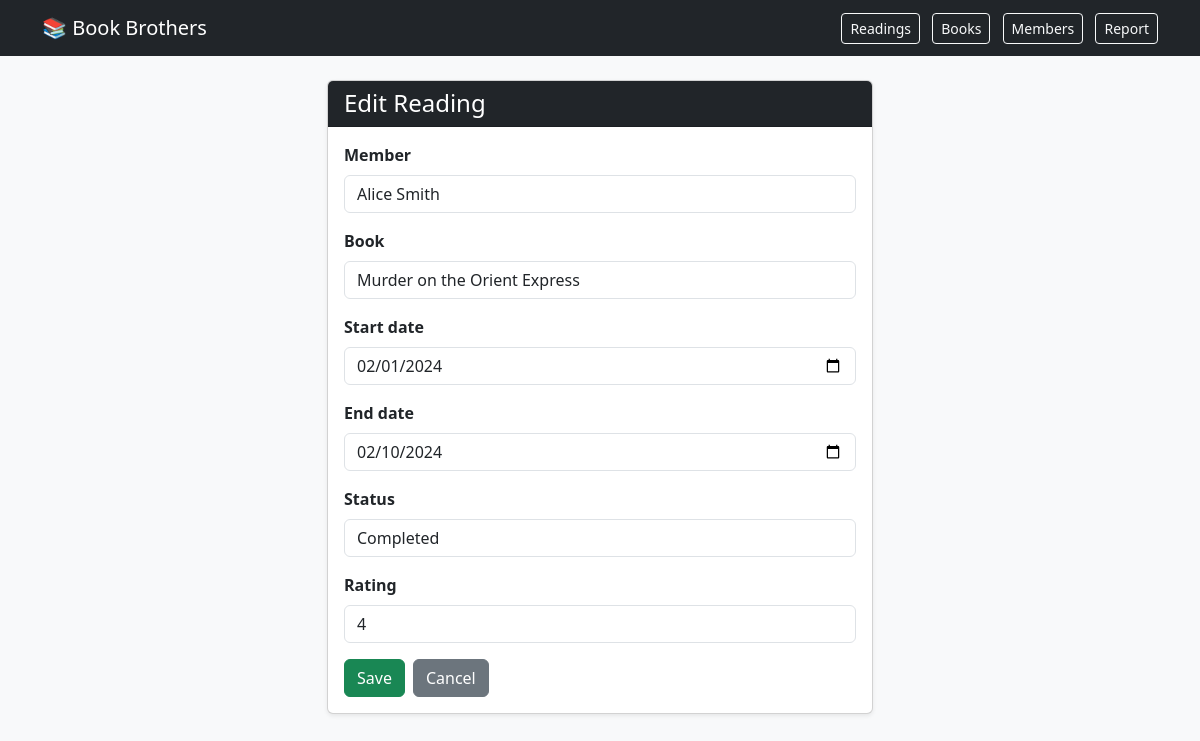
Page /edit/2/ on the committed database.
### club/models.py (models this page shows, shortened)
class Reading(models.Model):
    STATUS_CHOICES = [
        ('reading',   'Currently Reading'),
        ('completed', 'Completed'),
        ('dropped',   'Dropped'),
    ]
    book = models.ForeignKey(Book, on_delete=models.CASCADE, related_name='readings')
    member = models.ForeignKey(Member, on_delete=models.CASCADE, related_name='readings')
    start_date = models.DateField(db_index=True)
    end_date = models.DateField(null=True, blank=True)
    status = models.CharField(max_length=20, choices=STATUS_CHOICES, default='reading',db_index=True)
    rating = models.IntegerField(null=True, blank=True)  # 1–5

### club/views.py (the view)
# urls.py: path('edit/<int:pk>/',        views.reading_edit,   name='reading_edit'),
def reading_edit(request, pk):
    reading = get_object_or_404(Reading, pk=pk)
    form = ReadingForm(request.POST or None, instance=reading)
    if form.is_valid():
        form.save()
        return redirect('reading_list')
    return render(request, 'club/reading_form.html', {'form': form, 'title': 'Edit Reading'})

### club/forms.py
class ReadingForm(forms.ModelForm):
    class Meta:
        model  = Reading
        fields = ['member', 'book', 'start_date', 'end_date', 'status', 'rating']
        widgets = {
            'member': forms.Select(attrs={'class': 'form-control'}),
            'book': forms.Select(attrs={'class': 'form-control'}),
            'start_date': forms.DateInput(attrs={'class': 'form-control', 'type': 'date'}),
            'end_date': forms.DateInput(attrs={'class': 'form-control', 'type': 'date'}),
            'status': forms.Select(attrs={'class': 'form-control'}),
            'rating': forms.NumberInput(attrs={'class': 'form-control', 'min': 1, 'max': 5}),
        }
    def __init__(self, *args, **kwargs):
        super().__init__(*args, **kwargs)
        self.fields['book'].queryset   = Book.objects.select_related('author').order_by('title')
        self.fields['member'].queryset = Member.objects.order_by('last_name')
        self.fields['end_date'].required = False
        self.fields['rating'].required   = False

### club/models.py (called while the page is built)
    def __str__(self):
        return self.title

    def __str__(self):
        return f"{self.first_name} {self.last_name}"

### club/templates/club/reading_form.html (shortened to what this page needs)
{% extends "club/base.html" %}
{% block content %}
<div class="row justify-content-center">
  <div class="col-md-6">
    <div class="card shadow-sm">
      <div class="card-header bg-dark text-white"><h4 class="mb-0">{{ title }}</h4></div>
      <div class="card-body">
        <form method="post">
          {% for field in form %}
            <div class="mb-3">
              <label class="form-label fw-bold">{{ field.label }}</label>
              {{ field }}
            </div>
          {% endfor %}
          <div class="d-flex gap-2">
            <button type="submit" class="btn btn-success">Save</button>
            <a href="{% url 'reading_list' %}" class="btn btn-secondary">Cancel</a>
          </div>
        </form>
      </div>
    </div>
  </div>
</div>
{% endblock %}

### rows in the picture
Reading: form "Alice Smith" "Murder on the Orient Express" "02/01/2024" "02/10/2024" "Completed" "4"

### other values in the picture
{{ title }} "Edit Reading"
{{ field.label }} "Member" "Book" "Start date" "End date" "Status" "Rating"
